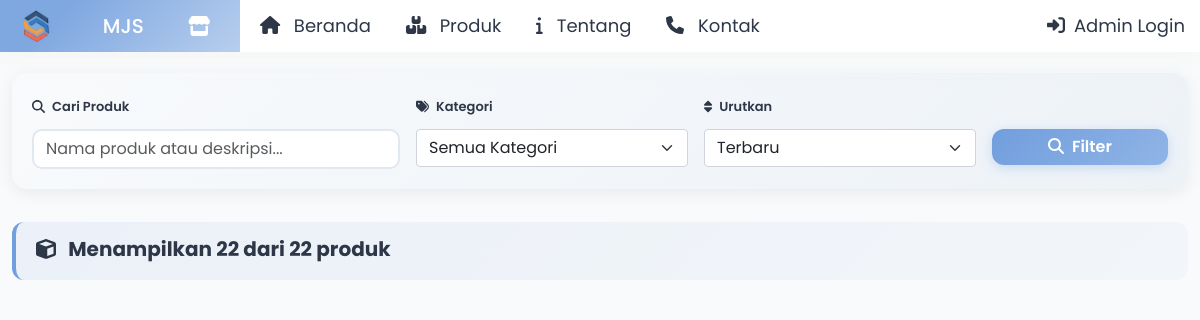
Screenshot of /user/produk.php with the database file from the repository.
### tables this page shows
CREATE TABLE `pengaturan` (
  `id` int(11) NOT NULL,
  `nama_toko` varchar(100) NOT NULL,
  `alamat_toko` text DEFAULT NULL,
  `no_hp_toko` varchar(20) DEFAULT NULL,
  `email_toko` varchar(100) DEFAULT NULL,
  `no_rekening` varchar(50) DEFAULT NULL,
  `nama_bank` varchar(50) DEFAULT NULL,
  `atas_nama` varchar(100) DEFAULT NULL,
  `logo_toko` varchar(255) DEFAULT NULL,
  `deskripsi_toko` text DEFAULT NULL,
  `whatsapp_number` varchar(20) DEFAULT NULL,
  `updated_at` timestamp NOT NULL DEFAULT current_timestamp() ON UPDATE current_timestamp()
);

### includes/functions.php (called while the page is built, shortened)
<?php
require_once __DIR__ . '/../config/config.php';
function isLoggedIn() {
    return isset($_SESSION['admin_id']) && !empty($_SESSION['admin_id']);
}

### user/produk.php (the view, shortened to what this page needs)
<?php
require_once __DIR__ . '/../config/config.php';
require_once __DIR__ . '/../includes/functions.php';
$prefixlogo = '../';
$search = isset($_GET['search']) ? trim($_GET['search']) : '';
$sort = isset($_GET['sort']) ? $_GET['sort'] : 'terbaru';
$whereConditions = ["p.status = 'aktif'"];
$params = [];
$whereClause = implode(' AND ', $whereConditions);
$orderBy = match($sort) {
    'nama_asc' => 'p.nama_produk ASC',
    'nama_desc' => 'p.nama_produk DESC',
    'harga_asc' => 'p.harga ASC',
    'harga_desc' => 'p.harga DESC',
    'stok_asc' => 'p.stok ASC',
    'stok_desc' => 'p.stok DESC',
    default => 'p.created_at DESC'
};
$query = "SELECT p.*, k.nama_kategori
          FROM produk p
          LEFT JOIN kategori k ON p.kategori_id = k.id
          WHERE $whereClause
          ORDER BY $orderBy";
$stmt = $db->prepare($query);
$stmt->execute($params);
$products = $stmt->fetchAll(PDO::FETCH_ASSOC);
$countQuery = "SELECT COUNT(*) FROM produk p WHERE $whereClause";
$countStmt = $db->prepare($countQuery);
$countStmt->execute($params);
$totalProducts = $countStmt->fetchColumn();
?>
<?php include __DIR__ . '/../includes/header.php'; ?>
<div class="container-fluid py-2">
    <div class="row mb-2">
        <div class="col-12">
            <div class="filter-section">
                <form method="GET" class="row g-3">
                    <div class="col-md-4">
                        <label class="form-label fw-semibold">
                            <i class="fas fa-search me-1"></i>
                            Cari Produk
                        </label>
                        <input type="text" name="search" class="form-control"
                               placeholder="Nama produk atau deskripsi..."
                               value="<?= htmlspecialchars($search) ?>">
                    </div>
                    <div class="col-md-3">
                        <label class="form-label fw-semibold">
                            <i class="fas fa-tags me-1"></i>
                            Kategori
                        </label>
                    </div>
                    <div class="col-md-3">
                        <label class="form-label fw-semibold">
                            <i class="fas fa-sort me-1"></i>
                            Urutkan
                        </label>
                    </div>
                    <div class="col-md-2">
                        <label class="form-label">&nbsp;</label>
                        <div class="d-grid">
                            <button type="submit" class="btn btn-primary">
                                <i class="fas fa-search me-1"></i>
                                Filter
                            </button>
                        </div>
                    </div>
                </form>
            </div>
        </div>
    </div>
    <div class="row mb-3">
        <div class="col-12">
            <div class="results-header">
                <div class="d-flex justify-content-between align-items-center">
                    <div>
                        <h5 class="mb-1 fw-bold">
                            <i class="fas fa-cube me-2"></i>
                            Menampilkan <?= count($products) ?> dari <?= $totalProducts ?> produk
                        </h5>
                    </div>
                </div>
            </div>
        </div>
    </div>
</div>
<?php include __DIR__ . '/../includes/footer.php'; ?>

### includes/navbar.php (shortened to what this page needs)
<?php
require_once __DIR__ . '/../config/database.php';
require_once __DIR__ . '/../config/config.php';
$querypengaturansss = "SELECT logo_toko, nama_toko FROM pengaturan LIMIT 1";
$stmtpengaturansss = $db->prepare($querypengaturansss);
$stmtpengaturansss->execute();
$pengagturansss = $stmtpengaturansss->fetch(PDO::FETCH_ASSOC);
$logopengaturansss = '';
$namatokopengaturansss = APP_NAME;
if ($pengagturansss) {
    $namatokopengaturansss = $pengagturansss['nama_toko'] ?: APP_NAME;
    if (!empty($pengagturansss['logo_toko'])) {
        $logopengaturansss = $pengagturansss['logo_toko'];
    }
}
?>
<div class="header-container fixed-top">
    <header class="header navbar navbar-expand-sm expand-header">
        <div class="header-left d-flex">
            <div class="logo d-flex justify-content-around align-items-center">
                <?php if (!empty($logopengaturansss)): ?>
                    <img src="<?= $prefixlogo . $logopengaturansss ?>" alt="<?= htmlspecialchars($namatokopengaturansss) ?>" class="me-2" style="height: 32px; width: auto;">
                <?php else: ?>
                    <i class="fas fa-store me-2"></i>
                <?php endif; ?>
                <p><?= htmlspecialchars($namatokopengaturansss) ?></p>
                <?php if (isLoggedIn()): ?>
                    <a href="#" class="sidebarCollapse text-white" id="toggleSidebar" data-placement="bottom">
                        <span class="fas fa-bars"></span>
                    </a>
                <?php else: ?>
                    <i class="fas fa-store me-2"></i>
                <?php endif; ?>
            </div>
            <ul class="navbar-item me-auto flex-row ml-3">
                <li class="nav-item user-profile-dropdown">
                    <a class="nav-link user" href="<?= BASE_URL ?>">
                        <i class="fas fa-home me-1"></i>&nbsp;
                        Beranda
                    </a>
                </li>
                <?php if (isLoggedIn()): ?>
                    <li class="nav-item user-profile-dropdown">
                        <a class="nav-link user" href="<?= BASE_URL ?>admin/produk/">
                            <i class="fas fa-boxes me-1"></i>&nbsp;
                            Produk
                        </a>
                    </li>
                <?php else: ?>
                    <li class="nav-item user-profile-dropdown">
                        <a class="nav-link user" href="<?= BASE_URL ?>user/produk.php">
                            <i class="fas fa-boxes me-1"></i>&nbsp;
                            Produk
                        </a>
                    </li>
                <?php endif; ?>
                <li class="nav-item user-profile-dropdown">
                    <a class="nav-link user" href="<?= BASE_URL ?>tentang.php">
                        <i class="fas fa-info me-1"></i>&nbsp;
                        Tentang
                    </a>
                </li>
                <li class="nav-item user-profile-dropdown">
                    <a class="nav-link user" href="<?= BASE_URL ?>kontak.php">
                        <i class="fas fa-phone me-1"></i>&nbsp;
                        Kontak
                    </a>
                </li>
            </ul>
        </div>
        <ul class="navbar-item flex-row ml-auto">
            <?php if (isLoggedIn()): ?>
                <li class="nav-item user-profile-dropdown">
                    <?php
                    if (session_status() == PHP_SESSION_NONE) {
                        session_start();
                    }
                    $_SESSION['admin_username'] = $_SESSION['admin_username'] ?? 'John Doe';
                    $_SESSION['admin_nama'] = $_SESSION['admin_nama'] ?? 'John Doe';
                    $fullName = $_SESSION['admin_nama'] ?? 'User';
                    $firstLetter = strtoupper(substr($fullName, 0, 1));
                    $user_Name = $_SESSION['admin_username'] ?? 'Administrator';
                    ?>
                    <a href="<?= BASE_URL ?>admin/profile.php" style="text-decoration: none; background-color: none;">
                        <div class="user-profile text-muted">
                            <div class="user-avatar">
                                <span class="avatar-letter"><?php echo $firstLetter; ?></span>
                            </div>
                            <div class="d-none d-md-block">
                                <div class="text-sm font-medium"><?php echo $fullName; ?></div>
                            </div>
                        </div>
                    </a>
                </li>
                <li class="nav-item user-profile-dropdown">
                    <a class="nav-link user" href="<?= BASE_URL ?>admin/logout.php">
                        <i class="fas fa-sign-out-alt me-1"></i>
                        Logout
                    </a>
                </li>
            <?php else: ?>
                <li class="nav-item user-profile-dropdown">
                    <a class="nav-link user" href="<?= BASE_URL ?>login.php">
                        <i class="fas fa-sign-in-alt me-1"></i>
                        Admin Login
                    </a>
                </li>
            <?php endif; ?>
        </ul>
    </header>
</div>

### assets/css/sass.css (style rules this page uses)
* { padding: 0; margin: 0; outline: none; }
:root { --header-height: 3rem; --main-color: #719edd; --second-color: #2d3748; --main-grident: linear-gradient( 135deg, rgba(113, 158, 221, 0.9) 25%, rgba(113, 158, 221, 0.5) 100% ); --dark-bg: #f8fafc; --main-color-alt: #90b4e6; --text-color: #4a5568; --white-color: #ffffff; --white-alt: #edf2f7; --body-font: "Poppins", sans-serif; --biggest-font-size: 2.25rem; --h1-font-size: 1.5rem; --h2-font-size: 1.25rem; --h3-font-size: 1rem; --normel-font-size: 0.938rem; --small-font-size: 0.813rem; --smaller-font-size: 0.75rem; --font-medium: 500; --font-semi-bold: 600; --md-1: 0.5rem; --mb-2: 1rem; --mb-3: 1.5rem; --mb-4: 2rem; --mb-5: 2.5rem; --mb-6: 3rem; --z-tooltip: 10; --z-fixed: 100; }
html { scroll-behavior: smooth; }
body { color: var(--second-color); font-size: 13px; font-weight: 400; font-family: var(--body-font); line-height: 28px; overflow-x: hidden; background: hsl(200deg, 27%, 98%); }
img { vertical-align: middle; height: auto; }
a { text-decoration: none; display: inline-block; }
ul, ol { list-style: none; }
h1, h2, h3, h4, h5, h6, p, ul, li, span, label { margin: 0; }
ul { padding: 0; list-style: none; }

### assets/css/layers.css (style rules this page uses)
.header-container { background: #fff; box-shadow: -1px 4px 20px 1px #f1f1f185; }
header.header { justify-content: space-between; align-items: center; padding: 0; }
.header-left { justify-content: space-between; align-items: center; }
.logo { width: 240px; text-align: center; font-size: 20px; font-weight: 500; padding: 10px 0; background: var(--main-grident); color: var(--white-color); }
ul.navbar-item { display: flex; }
.user-profile-dropdown { margin-left: 20px; margin-right: 15px; display: flex; justify-content: center; align-items: center; }
.nav-link.user { padding: 6px 0; font-size: 18px; color: var(--second-color); position: relative; transition: color 0.3s ease; }

### assets/css/style.css (style rules this page uses)
:root { --primary: #719EDD; --primary-light: #A3C1EF; --primary-dark: #4A7EC2; --secondary: #A271DD; --success: #71DD9B; --warning: #DDD271; --danger: #DD7171; --info: #71D3DD; --light: #F8F9FA; --dark: #212529; --gray: #6C757D; --white: #ffffff; --black: #000000; }
.btn { display: inline-block; font-weight: 400; line-height: 1.5; text-align: center; text-decoration: none; vertical-align: middle; cursor: pointer; user-select: none; background-color: transparent; border: 1px solid transparent; padding: 0.375rem 0.75rem; font-size: 1rem; border-radius: 0.25rem; transition: all 0.15s ease-in-out; }
.btn-primary { color: var(--white); background-color: var(--primary); border-color: var(--primary); }

### user/produk.php (style rules this page uses)
.btn { border-radius: 12px; font-weight: 600; transition: all 0.3s ease; border: none; }
.btn-primary { background: linear-gradient(135deg, #719edd 0%, #90b4e6 100%); box-shadow: 0 3px 12px rgba(113, 158, 221, 0.3); }
.filter-section { background: linear-gradient(135deg, #f8fafc 0%, #edf2f7 100%); border-radius: 15px; padding: 20px; margin-bottom: 25px; box-shadow: 0 4px 15px rgba(45, 55, 72, 0.08); }
.form-control, .form-select { border-radius: 10px; border: 2px solid #e2e8f0; transition: all 0.3s ease; }
.results-header { background: linear-gradient(135deg, rgba(113, 158, 221, 0.1) 0%, rgba(113, 158, 221, 0.05) 100%); border-radius: 12px; padding: 15px 20px; margin-bottom: 20px; border-left: 4px solid #719edd; }

### rows the page displays
pengaturan: logo_toko (picture), nama_toko "MJS"

### other values shown
count($products) "22"
$totalProducts "22"
